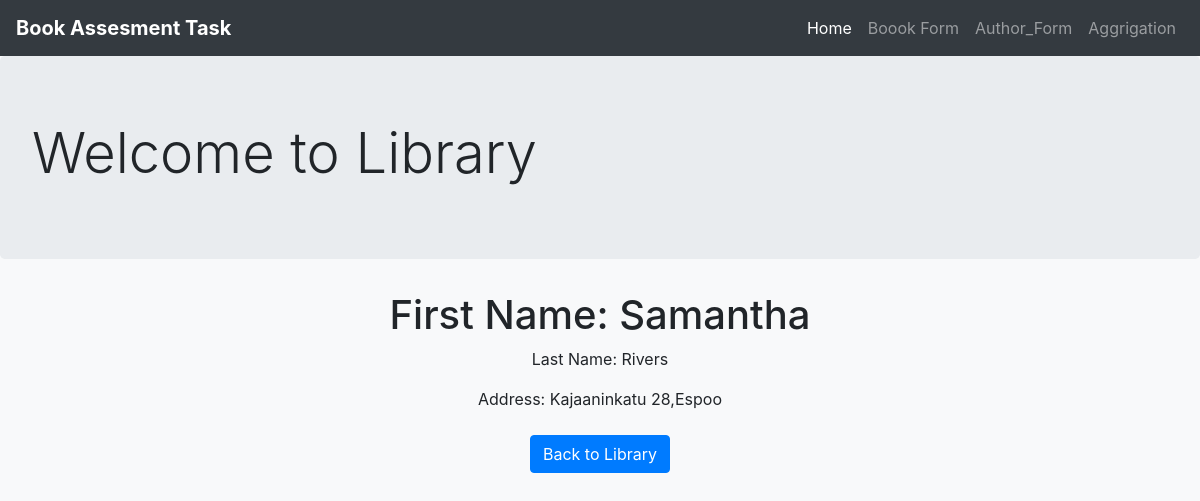
/viewauthor/6/, run on the app's committed database.
### BookLibrary/models.py (models this page shows, shortened)
class AuthorModel(models.Model):
    First_Name = models.CharField(max_length=50)
    Last_Name = models.CharField(max_length=50)
    Address = models.CharField(max_length=200)

### BookLibrary/views.py (the view)
# urls.py: path('viewauthor/<str:pk>/',views.single_Author,name='Single_Author'),
def single_Author(request,pk):
    object = AuthorModel.objects.get(id=pk)
    context = {
        'object':object
    }
    return render(request,'single_Author.html',context)

### templates/single_Author.html
{% include 'navbar.html' %}
<div class="container post-container">
    <h1 class="text-center">First Name: {{object.First_Name}}</h1>
    <p class="text-center">Last Name: {{object.Last_Name}}</p>
    <p class="text-center">Address: {{object.Address}}</p>
    <div class="text-center mt-4">
        <a href="{% url 'index' %}"><button class="btn btn-primary">Back to Library</button></a>
    </div>

### static/style.css (style rules this page uses)
body { background-color: #f8f9fa; }
.btn-primary { background-color: #007bff; border-color: #007bff; }

### data on the page
AuthorModel: First_Name "Samantha", Last_Name "Rivers", Address "Kajaaninkatu 28,Espoo"
